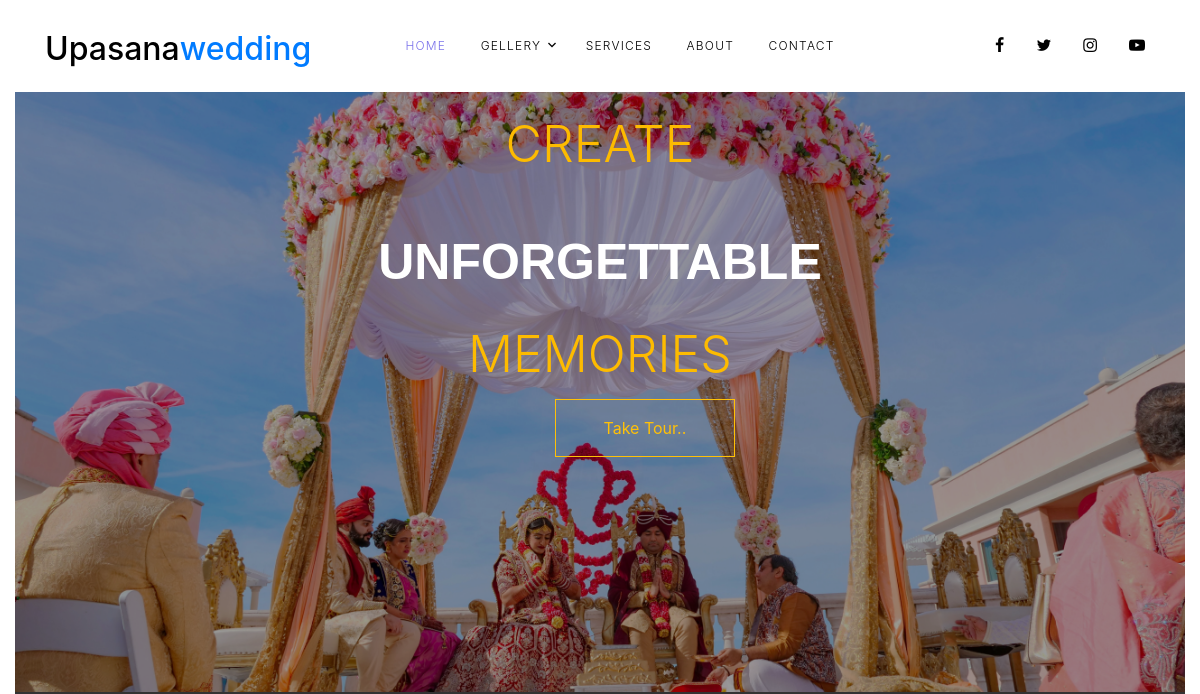
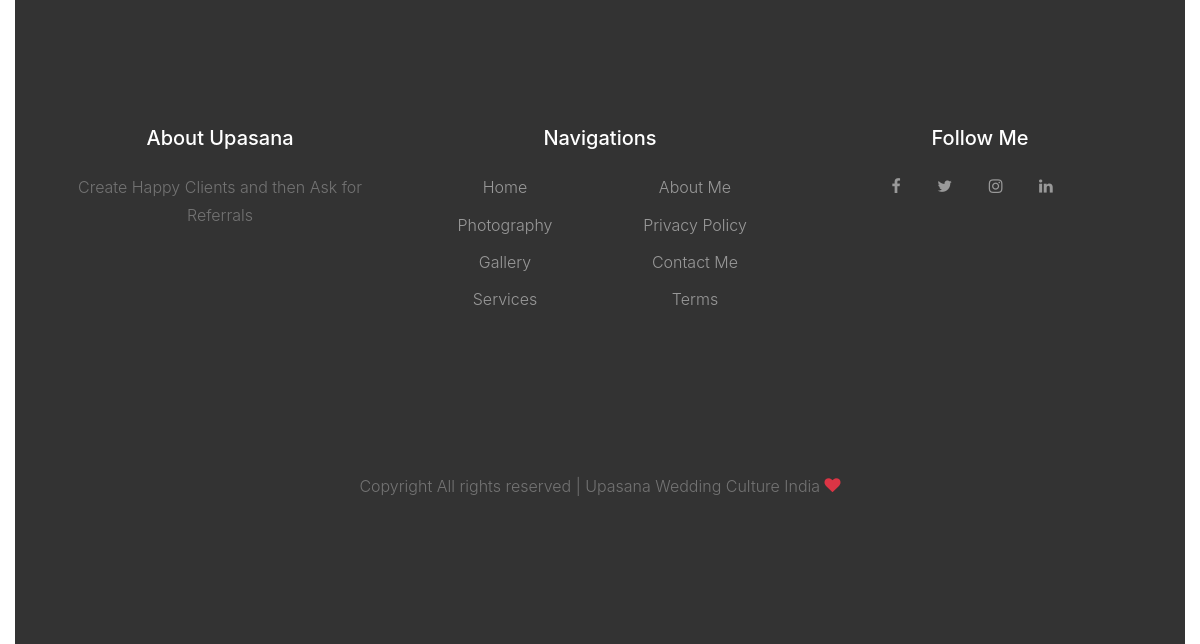
The app's page /upasana/services/, older data (2 pictures, top to bottom).
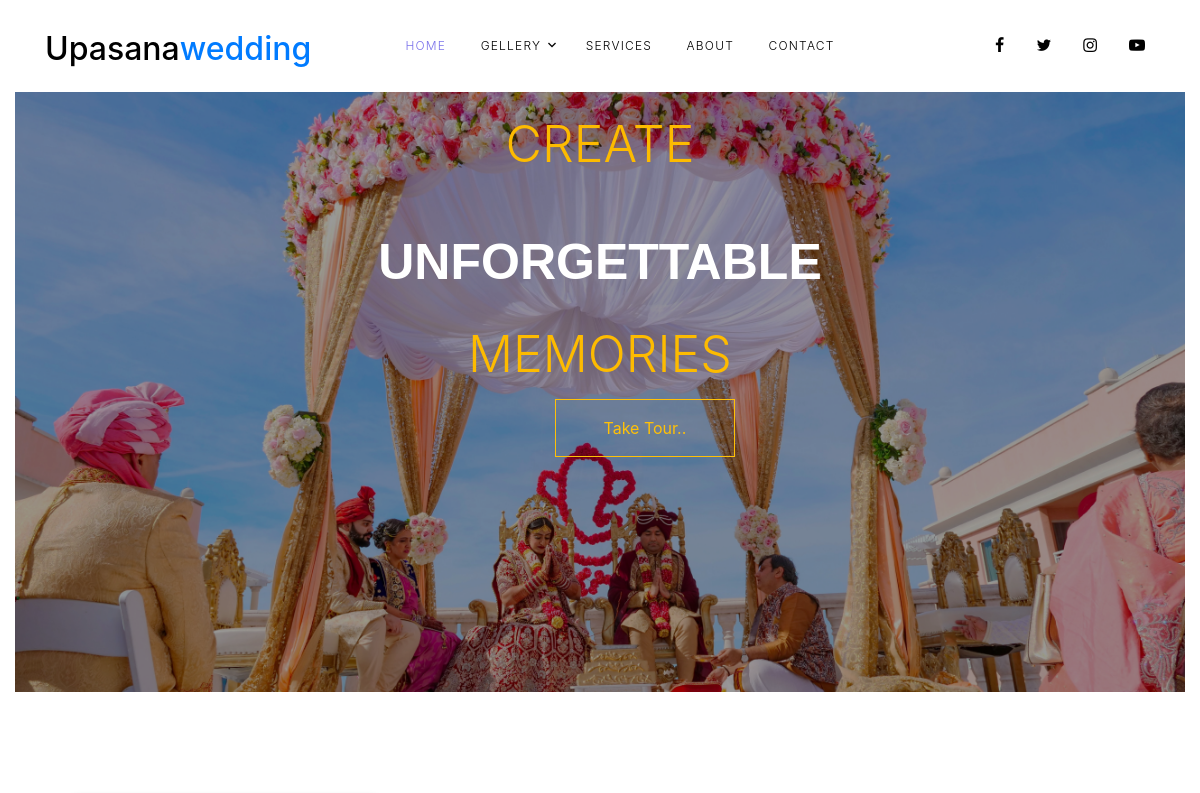
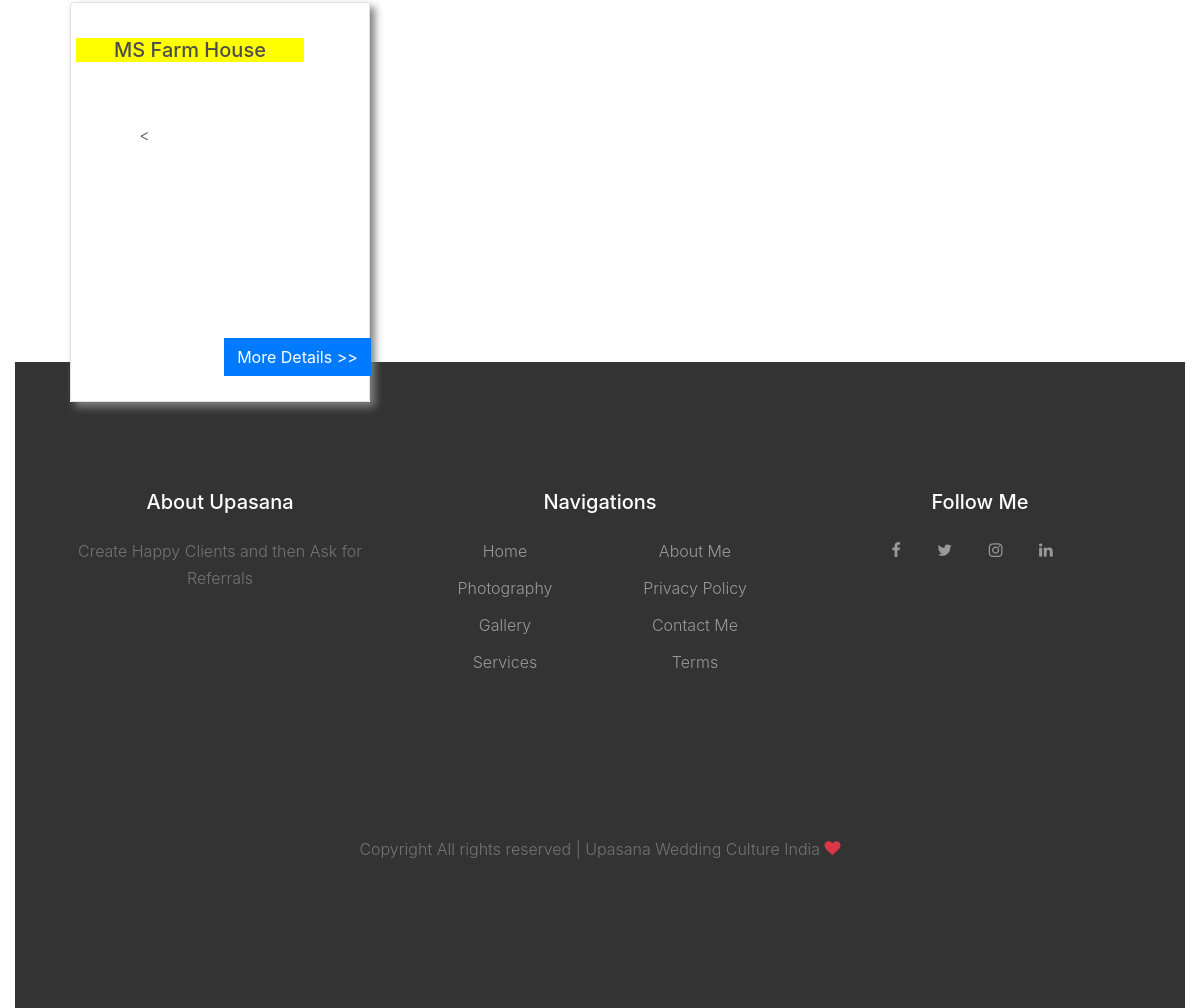
The same page, newer data (2 pictures, top to bottom).
### upasanaapp/models.py (models this page shows, shortened)
class farmhouse_detail(models.Model):
    name = models.CharField(max_length=100)
    discription = models.CharField(max_length=1000)
    mobile_no = models.IntegerField(default="")
    email = models.EmailField()
    f_id=models.IntegerField(default="",primary_key="id")
    cover_image = models.ImageField(upload_to="upasanaapp/images")

### upasanaapp/views.py (the view)
# urls.py: path('services/',views.services_d, name='services'),
def services_d(request):
    service = farmhouse_detail.objects.all()
    return render(request,'services.html',{'service':service})

### upasanaapp/templates/services.html (shortened to what this page needs)
{% extends 'base.html' %}
{% block content %}
<div class="container">
    <div class="row">
    {% for s in service %}
        <div class="col-sm-4 mb-5">
    <div class="d-inline-block service details fg" style="background:white;;border:1px black;padding:0px;margin:3px;box-shadow:5px 5px 8px grey;width:300px;position: relative;top:100px;">
    <div class="card" style="width: 300px;height:400px;padding:15px;margin:0px;background-image:url('/media/{{ s.cover_image }}');background-size:cover; float:right;display:inline;">
  <div class="card-body">
    <h5 class="card-title" name="name" style="background: yellow;position:relative;left:-30px;">{{ s.name }}</h5>
    <p class="card-text" style="position:relative;top:200px;color:white;">{{ s.discription }}</p>
   <span class="divpr" id="divpr{{ s.f_id }}">
    <
    <button class="btn btn-primary" id="{{s.id}}" alt="video" data-toggle="modal" data-target="#modal1" style="position:relative;top:220px;left:70px;">More Details >></button></span>
  </div>
</div>
</div>
        </div>
    {% endfor %}
</div>
    </div>
{% endblock %}

### upasanaapp/templates/base.html (shortened to what this page needs)
<!DOCTYPE html>
{% load static %}
<html lang="en">
  <head>
    <link rel="stylesheet" href="{% static 'fonts/icomoon/style.css' %}">
    <link rel="stylesheet" href="{% static 'fonts/icomoon/style.css' %}">
    <link rel="stylesheet" href="{% static 'css/bootstrap.min.css' %}">
    <link rel="stylesheet" href="{% static 'css/jquery-ui.css' %}">
    <link rel="stylesheet" href="{% static 'css/swiper.css' %}">
    <link rel="stylesheet" href="https://maxcdn.bootstrapcdn.com/bootstrap/4.0.0/css/bootstrap.min.css">
    <link href="https://cdn.rawgit.com/michalsnik/aos/2.1.1/dist/aos.css" rel="stylesheet">
    <link rel="stylesheet" href="https://unpkg.com/swiper/swiper-bundle.css">
    <link rel="stylesheet" href="https://unpkg.com/swiper/swiper-bundle.min.css">
    <link rel="stylesheet" href="{% static 'css/style.css' %}">
    <link href="https://cdn.rawgit.com/michalsnik/aos/2.1.1/dist/aos.css" rel="stylesheet">
  </head>
  <body onload="myFunction()" style="margin:0;padding: 0; background:white;">
<div class="container-fluid" style="display:none;" id="myDiv">
  <div class="site-wrap">
    <header class="site-navbar py-3" role="banner">
      <div class="container">
        <div class="row align-items-center">
          <div class="col-6 col-xl-2">
              <h1 class="mb-0"><a href="{% url 'index' %}" class="text-black h2 mb-0">Upasana<span class="text-primary">wedding</span></a></h1>
          </div>
          <div class="col-10 col-md-8 d-none d-xl-block">
            <nav class="site-navigation position-relative text-right text-lg-center" role="navigation">
              <ul class="site-menu js-clone-nav mx-auto d-none d-lg-block">
                <li class="active"><a href="{% url 'index' %}">Home</a></li>
                <li class="has-children">
                  <a href="{% url 'gellery' %}">Gellery</a>
                </li>
                <li><a href="{% url 'services' %}">Services</a></li>
                <li><a href="{% url 'about' %}">About</a></li>
                <li><a href="{% url 'contect' %}">Contact</a></li>
              </ul>
            </nav>
          </div>
          <div class="col-6 col-xl-2 text-right">
            <div class="d-none d-xl-inline-block">
              <ul class="site-menu js-clone-nav ml-auto list-unstyled d-flex text-right mb-0" data-class="social">
                <li>
                  <a href="#" class="pl-0 pr-3"><span class="icon-facebook"></span></a>
                </li>
                <li>
                  <a href="#" class="pl-3 pr-3"><span class="icon-twitter"></span></a>
                </li>
                <li>
                  <a href="#" class="pl-3 pr-3"><span class="icon-instagram"></span></a>
                </li>
                <li>
                  <a href="#" class="pl-3 pr-3"><span class="icon-youtube-play"></span></a>
                </li>
              </ul>
            </div>
          </div>
        </div>
      </div>
    </header>
    <div class="site-blocks-cover overlay inner-page-cover" style="background-image: url('{%static 'images/amish-thakkar-7O422yG_b80-unsplash.jpg' %}');background-size: cover;" data-stellar-background-ratio="0.5">
      	<section class="home_banner_area" style="width: 100%;">
      		<div class="banner_inner">
      			<div class="container">
      				<div class="banner_content">
      					<p class="upper_text">Create</p>
      					<h2>Unforgettable</h2>
      					<p class="upper_text">Memories</p>
                <div class="btn" style="position: absolute;top:80%;left:45%;">
                <p><a href="{% url 'gellery' %}" class="btn btn-outline-warning  py-3 px-5">Take Tour.. </a></p>
                </div>
      				</div>
      			</div>
      		</div>
      	</section>
    <div class="float-widget">
    </div>
  </div>
  </div>
    <div class="container-fluid">
{% block content %}
{% endblock %}
</div>
<footer class="site-footer">
    <div class="container">
      <div class="row">
        <div class="col-lg-4">
          <div class="mb-5">
            <h3 class="footer-heading mb-4">About Upasana</h3>
            <p>Create Happy Clients and then Ask for Referrals</p>
          </div>
        </div>
        <div class="col-lg-4 mb-5 mb-lg-0">
          <div class="row mb-5">
            <div class="col-md-12">
              <h3 class="footer-heading mb-4">Navigations</h3>
            </div>
            <div class="col-md-6 col-lg-6">
              <ul class="list-unstyled">
                <li><a href="{% url 'index' %}">Home</a></li>
                <li><a href="{% url 'gellery' %}">Photography</a></li>
                <li><a href="{% url 'gellery' %}">Gallery</a></li>
                <li><a href="#">Services</a></li>
              </ul>
            </div>
            <div class="col-md-6 col-lg-6">
              <ul class="list-unstyled">
                <li><a href="{% url 'about' %}">About Me</a></li>
                <li><a href="{% url 'about' %}">Privacy Policy</a></li>
                <li><a href="{% url 'contect' %}">Contact Me</a></li>
                <li><a href="{% url 'about' %}">Terms</a></li>
              </ul>
            </div>
          </div>
        </div>
        <div class="col-lg-4 mb-5 mb-lg-0">
          <h3 class="footer-heading mb-4">Follow Me</h3>
              <div>
                <a href="#" class="pl-0 pr-3"><span class="icon-facebook"></span></a>
                <a href="#" class="pl-3 pr-3"><span class="icon-twitter"></span></a>
                <a href="#" class="pl-3 pr-3"><span class="icon-instagram"></span></a>
                <a href="#" class="pl-3 pr-3"><span class="icon-linkedin"></span></a>
              </div>
        </div>
      </div>
      <div class="row pt-5 mt-5 text-center">
        <div class="col-md-12">
          <p>
          Copyright All rights reserved | Upasana Wedding Culture India <i class="icon-heart text-danger" aria-hidden="true"></i>
          </p>
        </div>
      </div>
    </div>
</footer>
</div>
</html>

### upasanaapp/static/css/style.css (style rules this page uses)
body { line-height: 1.7; color: #4d4d4d; font-weight: 300; font-size: 1rem; width: 100%; }
a { -webkit-transition: .3s all ease; -o-transition: .3s all ease; transition: .3s all ease; }
.text-black { color: #000 !important; }
.site-wrap:before { -webkit-transition: .3s all ease-in-out; -o-transition: .3s all ease-in-out; transition: .3s all ease-in-out; background: rgba(0, 0, 0, 0.6); content: ""; position: absolute; z-index: 2000; top: 0; left: 0; right: 0; bottom: 0; opacity: 0; visibility: hidden; }
.btn { border-radius: 0; }
.site-footer { padding: 4em 0; background: #333333; }
@media (min-width: 768px) { .site-footer { padding: 8em 0; } }
.site-footer p { color: #737373; }
.site-footer h2, .site-footer h3, .site-footer h4, .site-footer h5 { color: #fff; }
.site-footer a { color: #999999; }
.site-footer ul li { margin-bottom: 10px; }
.site-footer .footer-heading { font-size: 20px; color: #fff; }
.site-navbar { margin-bottom: 0px; z-index: 9; position: relative; }
.site-navbar .site-navigation .site-menu { margin-bottom: 0; }
.site-navbar .site-navigation .site-menu .active > a { color: #7971ea; }
.site-navbar .site-navigation .site-menu a { text-decoration: none !important; font-size: 15px; display: inline-block; }
.site-navbar .site-navigation .site-menu > li { display: inline-block; padding: 10px 5px; }
.site-navbar .site-navigation .site-menu > li > a { padding: 10px 10px; text-transform: uppercase; letter-spacing: .1em; color: #000; font-size: 12px; text-decoration: none !important; }
.site-navbar .site-navigation .site-menu .has-children { position: relative; }
.site-navbar .site-navigation .site-menu .has-children > a { position: relative; padding-right: 20px; }
.site-navbar .site-navigation .site-menu .has-children > a:before { position: absolute; content: "\e313"; font-size: 16px; top: 50%; right: 0; -webkit-transform: translateY(-50%); -ms-transform: translateY(-50%); transform: translateY(-50%); font-family: 'icomoon'; }
.site-navbar .site-navigation .site-menu .has-children a { text-transform: uppercase; }
.site-menu[data-class="social"] a { color: #000; }
.site-blocks-cover { background-size: cover; background-repeat: no-repeat; background-position: top; background-position: center center; }
.site-blocks-cover.overlay { position: relative; }
.site-blocks-cover.overlay:before { position: absolute; content: ""; left: 0; bottom: 0; right: 0; top: 0; background: rgba(0, 0, 0, 0.4); }
.site-blocks-cover, .site-blocks-cover .row { min-height: 600px; height: calc(100vh - 73px); }
.site-blocks-cover.inner-page-cover, .site-blocks-cover.inner-page-cover .row { min-height: 600px; height: calc(30vh); }
.site-blocks-cover h2, .site-blocks-cover h3, .site-blocks-cover h4, .site-blocks-cover h5 { color: #fff; }
.site-blocks-cover p { color: #fff; font-size: 1.2rem; line-height: 1.5; }

Row changes from the older to the newer data that the page shows:
added farmhouse_detail: name "MS Farm House"
